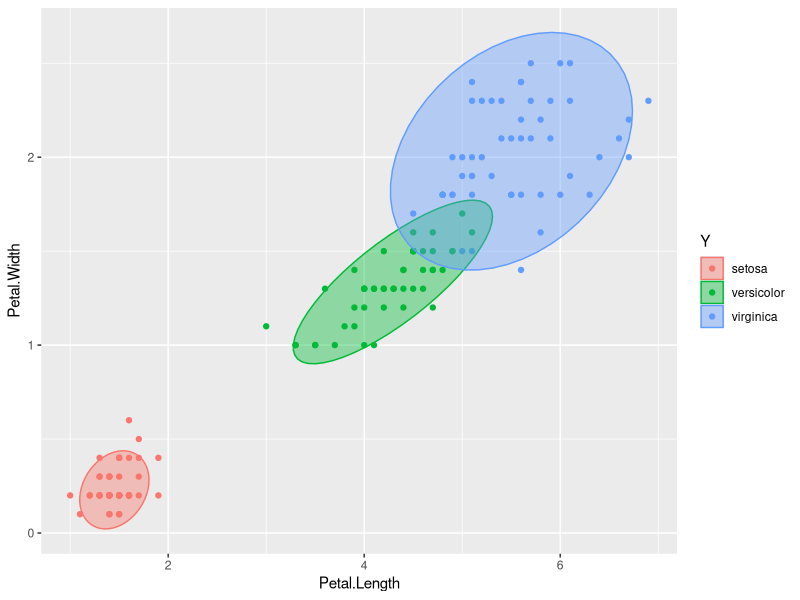
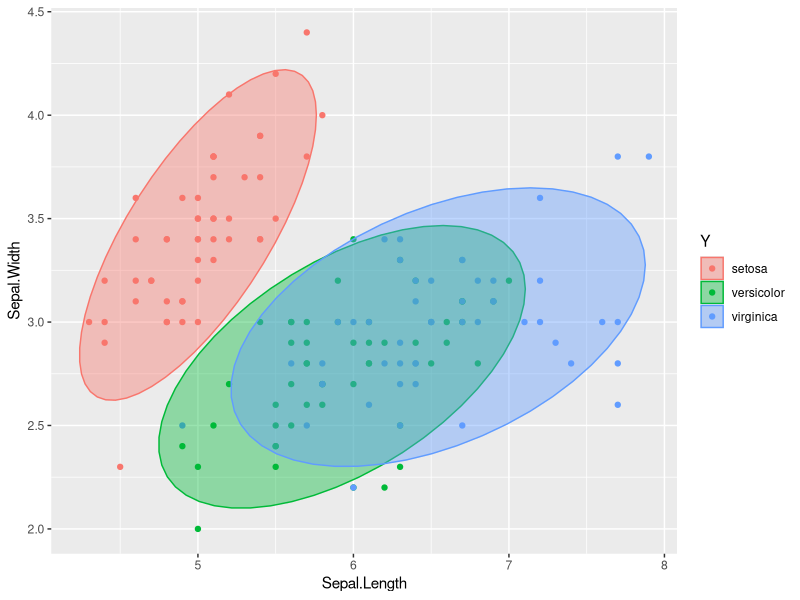
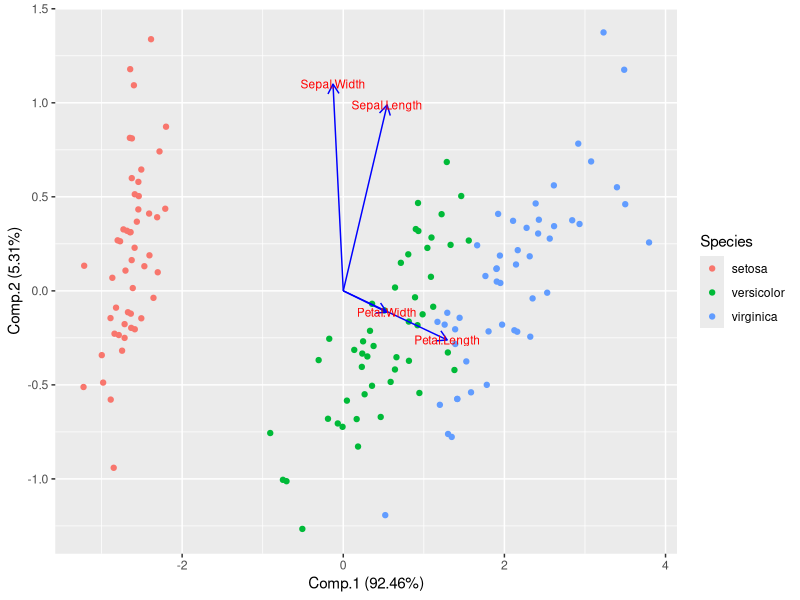
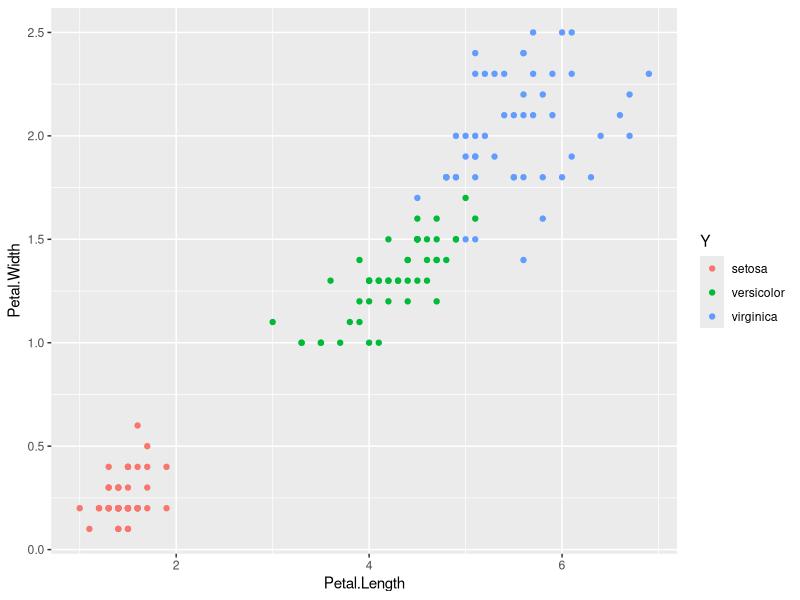
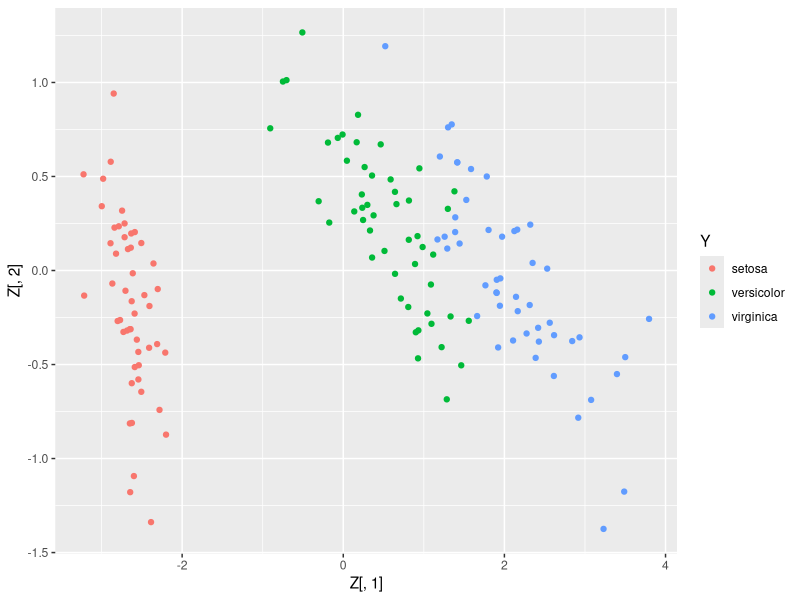

Recreate these plots in R, in order.
##########################################
### Principal Component Analysis (PCA) ###
##########################################

library(ggfortify)

# PCA with iris dataset
iris.df <- iris
head(iris.df)

# creating another dataframe from iris dataset that contains the columns from 1 to 4
X <- iris.df[,-5]
Y <- iris.df[,5]

## scatter plot of 2 variables colored by class
ggplot(X, aes(x = Petal.Length, y = Petal.Width, color = Y, fill = Y)) + geom_point() + 
  stat_ellipse(type = "t",geom = "polygon",alpha = 0.4)


ggplot(X, aes(x = Sepal.Length, y = Sepal.Width, color = Y, fill = Y)) + geom_point() +
  stat_ellipse(type = "t",geom = "polygon",alpha = 0.4)



####### PCA #######

Xmat <- as.matrix(X)

Xc <- scale(Xmat, center = T, scale = F)

principal_components <- princomp(Xc)

principal_components$loadings


## using autoplot() function to plot the components
autoplot(principal_components, data = iris, colour = 'Species',
         loadings = TRUE, loadings.colour = 'blue',
         loadings.label = TRUE, loadings.label.size = 3, scale = 0)


####### PCA Manually #########

# compute covariance matrix
C <- cov(Xc)

C

# check covariances
cov(X$Petal.Length,X$Petal.Width)
# cov(X$Sepal.Length,X$Sepal.Width)

# eigen-decomposition of covariance matrix
C.eigens <-  eigen(C)

# eigenvector matrix
V <- C.eigens$vectors

# eigenvalues diagonal matrix
A <- C.eigens$values

# reconstruct covariance matrix
Crec <- V %*% diag(A) %*% t(V)

# project original data matrix onto principal components
Z <- Xc %*% V


ggplot(X, aes(x = Petal.Length, y = Petal.Width, color = Y, fill = Y)) + geom_point() 

## scatter plot of dataset in PCs
ggplot(Z, aes(x = Z[,1], y = Z[,2], colour = Y)) + geom_point()


# EOF #
